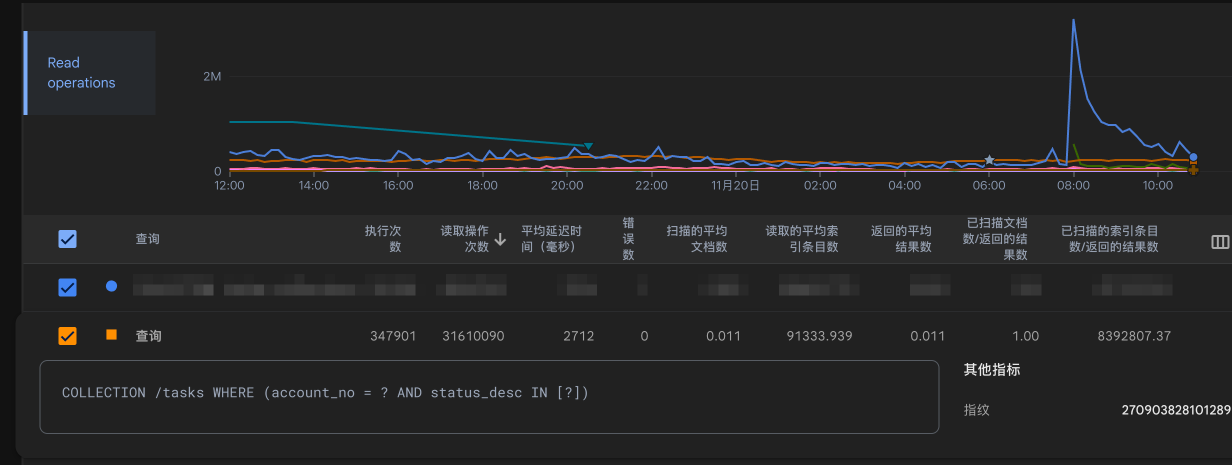
#> input picture source/_posts/cutting-firestore-reads-by-moving-a-scan-off-the-request-path/query-insights-before.png, 2463 x 930 px, given in place of 63f704d2-f560-490b-a4d4-84d15d28f0eb-redacted.png, which was not available (shown at 1/2 size)
$ python cover.py
#> lines starting #> are read from the running program, lines starting #| are printed output that depends on the picture
#> in main, `im = Image.new("RGB", (W, H), BG)`: im: PIL image 1200x630 RGB; every value is 33
"""Compose a 1200x630 social cover from the redacted Query Insights screenshots."""
from pathlib import Path

from PIL import Image, ImageDraw, ImageFont

HERE = Path(__file__).parent
DL = Path("/Users/mac1178/Downloads")
OUT = Path("/Users/mac1178/Documents/github.com/EdwardShen125/edwardshen125.github.io/"
           "source/_posts/"
           "cutting-firestore-reads-by-moving-a-scan-off-the-request-path/cover.png")

BEFORE = DL / "63f704d2-f560-490b-a4d4-84d15d28f0eb-redacted.png"
AFTER = DL / "e182d7ac-4d7f-4ba2-9a6d-eb7450c0c784-redacted.png"
# Same 930px-wide slice of each table so the columns line up across the two strips.
BEFORE_ROW = (117, 624, 1007, 720)
AFTER_ROW = (68, 130, 958, 226)
STRIP_W = 1040

BG = (33, 33, 33)
WHITE = (232, 234, 237)
GREY = (154, 160, 166)
ACCENT = (138, 180, 248)
VAR = HERE / "fonts" / "Roboto-VF.ttf"

L, R = 80, 1120


def font(size, weight):
    f = ImageFont.truetype(str(VAR), size=size)
    try:
        f.set_variation_by_axes([100, weight])  # wdth, wght
    except Exception:
        pass
    return f


def strip(path, box):
#> called with box = (117, 624, 1007, 720)
    im = Image.open(path).convert("RGB").crop(box)
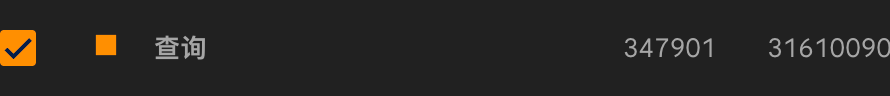
#> im: PIL image 890x96 RGB; mean R, G, B 39.7, 37.7, 35.2
    return im.resize((STRIP_W, round(im.height * STRIP_W / im.width)), Image.LANCZOS)


def arrow(d, x0, x1, y, color, shaft=7, head=20):
    d.line([(x0, y), (x1 - head * 0.6, y)], fill=color, width=shaft)
    d.polygon([(x1, y), (x1 - head, y - head * 0.75), (x1 - head, y + head * 0.75)], fill=color)


def main():
    W, H = 1200, 630
    im = Image.new("RGB", (W, H), BG)
    d = ImageDraw.Draw(im)

    d.text((L, 56), "FIRESTORE QUERY INSIGHTS  ·  ONE QUERY SHAPE, BEFORE AND AFTER", font=font(17, 500), fill=GREY)

    base = 172
    big = font(80, 700)
    x = L
    d.text((x, base), "31.6M", font=big, fill=WHITE, anchor="ls")
    x += big.getlength("31.6M") + 22
    arrow(d, x, x + 64, base - 28, WHITE)
    x += 64 + 22
    d.text((x, base), "13.2M", font=big, fill=WHITE, anchor="ls")
    x += big.getlength("13.2M") + 24
    d.text((x, base), "read operations", font=font(30, 400), fill=GREY, anchor="ls")
    d.text((R, base), "−58%", font=font(44, 500), fill=ACCENT, anchor="rs")

    before = strip(BEFORE, BEFORE_ROW)
    after = strip(AFTER, AFTER_ROW)
#> call 2 of strip, with box = (68, 130, 958, 226)
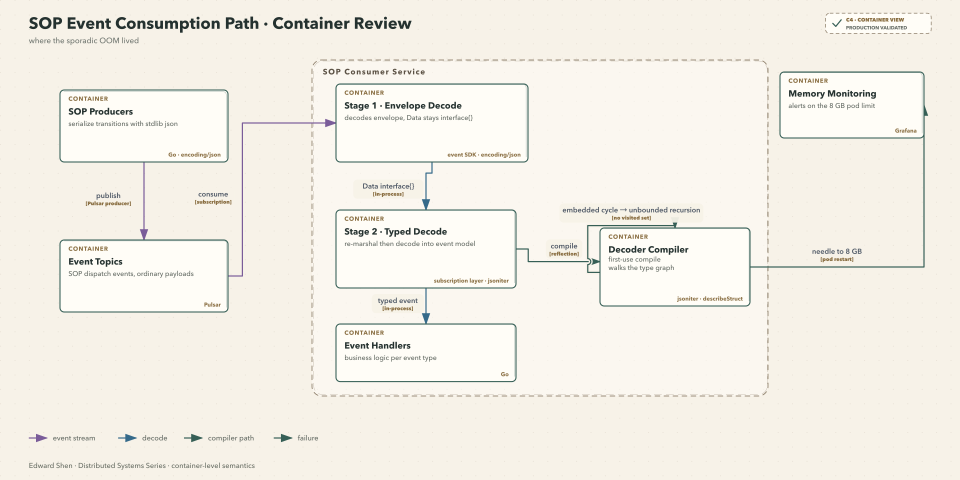
#> input picture source/_posts/engineering-case-study/chasing-a-needle-debugging-a-sporadic-go-oom/chasing-a-needle-oom.png, 1920 x 960 px, given in place of e182d7ac-4d7f-4ba2-9a6d-eb7450c0c784-redacted.png, which was not available (shown at 1/2 size)
#> in strip (call 2), `im = Image.open(path).convert("RGB").crop(box)`:
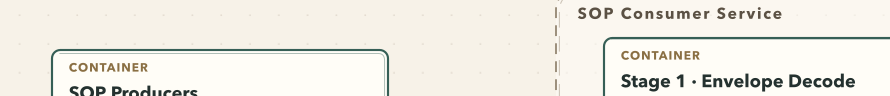
#> im: PIL image 890x96 RGB; mean R, G, B 239.3, 236.6, 228.3
#> in strip (call 2), `return im.resize((STRIP_W, round(im.height * STRIP_W / im.width)), Ima..`:
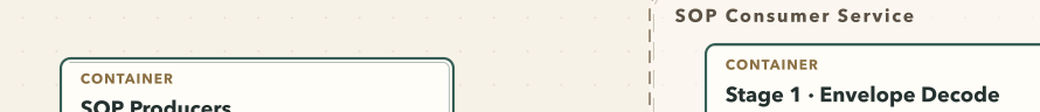
#> returned value: PIL image 1040x112 RGB; mean R, G, B 239, 236.4, 228.2

    d.text((L, 236), "BEFORE  ·  22 H", font=font(16, 500), fill=GREY)
    im.paste(before, (L, 262))
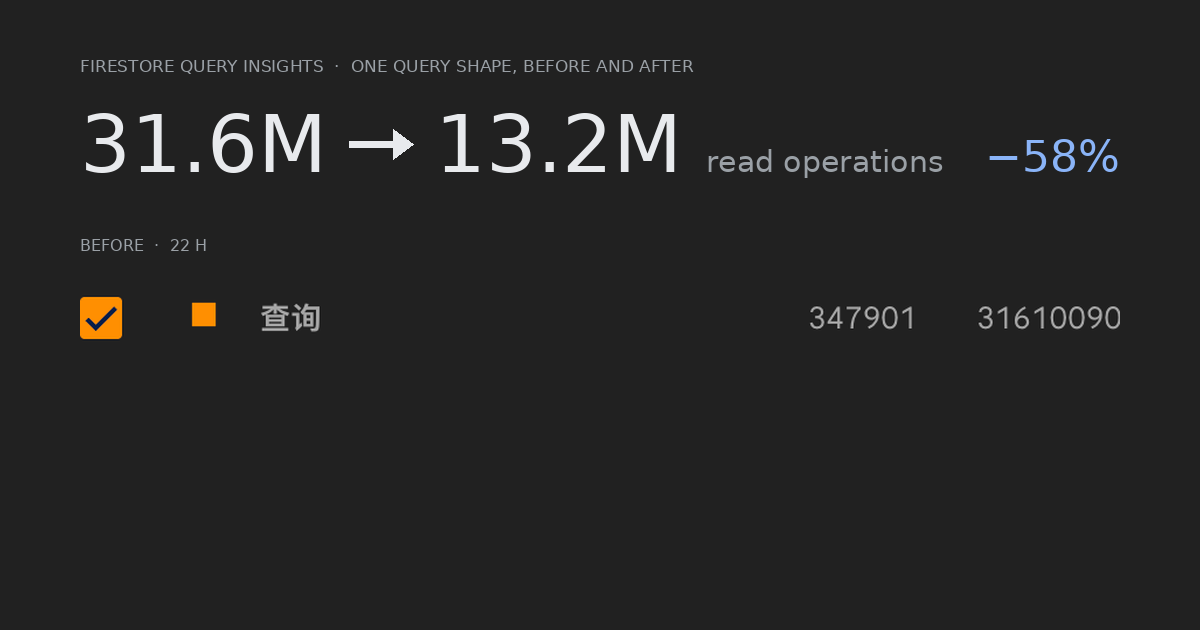
#> im: PIL image 1200x630 RGB; mean R, G, B 37.1, 36.9, 36.7
    d.text((L, 262 + before.height + 27), "AFTER  ·  22 H", font=font(16, 500), fill=GREY)
    im.paste(after, (L, 262 + before.height + 53))
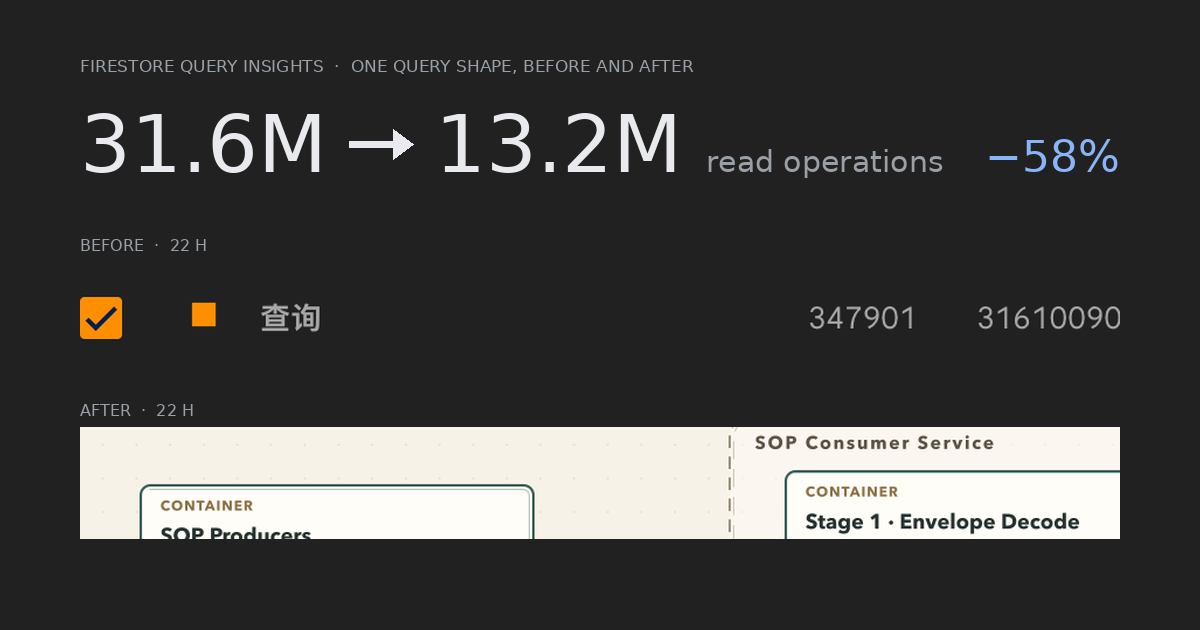
#> im: PIL image 1200x630 RGB; mean R, G, B 68.9, 68.3, 66.8

    d.text((L, 584), "Scan moved off the request path into a rate-limited Redis queue", font=font(22, 400), fill=GREY, anchor="ls")

    OUT.parent.mkdir(parents=True, exist_ok=True)
    im.save(OUT)
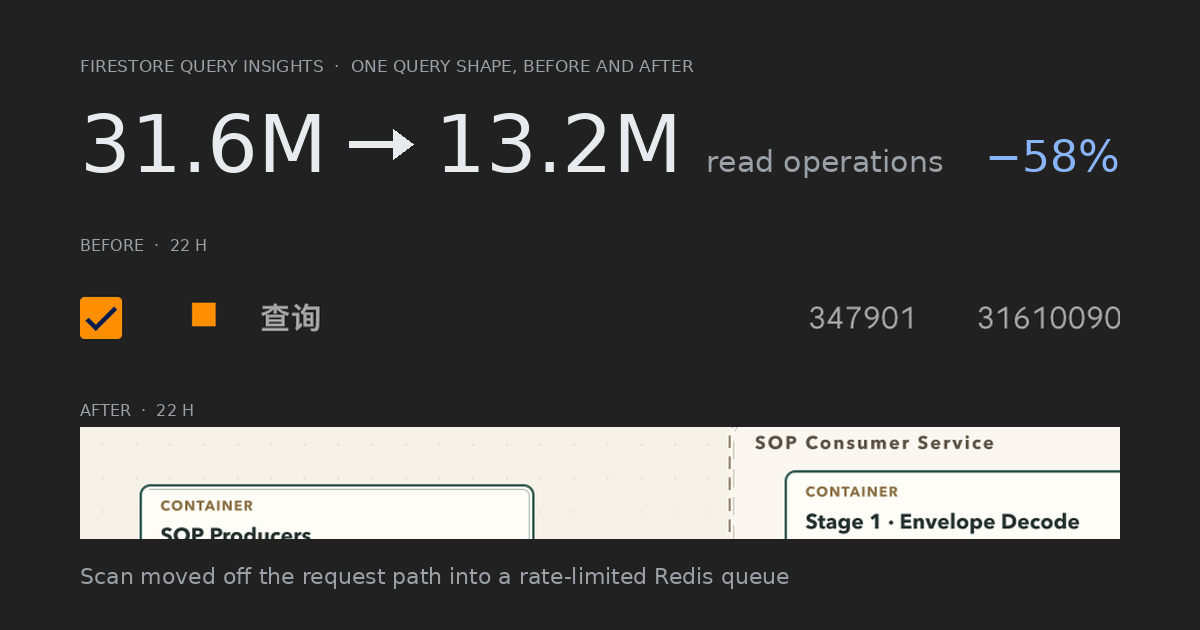
#> saved as cover.png: PIL image 1200x630 RGB; mean R, G, B 69.4, 68.8, 67.4
    print("saved", OUT, im.size, "strip", before.size)
#| saved /Users/mac1178/Documents/github.com/EdwardShen125/edwardshen125.github.io/source/_posts/cutting-firestore-reads-by-moving-a-scan-off-the-request-path/cover.png (1200, 630) strip (1040, 112)


if __name__ == "__main__":
    main()
